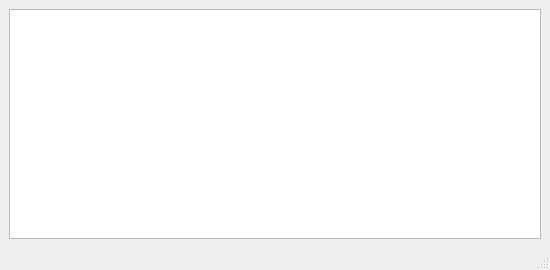
<?xml version="1.0" encoding="UTF-8"?>
<ui version="4.0">
 <class>InfoLog</class>
 <widget class="QMainWindow" name="InfoLog">
  <property name="geometry">
   <rect>
    <x>0</x>
    <y>0</y>
    <width>550</width>
    <height>270</height>
   </rect>
  </property>
  <property name="windowTitle">
   <string>STATUS INFORMATIONS</string>
  </property>
  <widget class="QWidget" name="centralwidget">
   <layout class="QHBoxLayout" name="horizontalLayout">
    <item>
     <widget class="QTextEdit" name="log">
      <property name="sizePolicy">
       <sizepolicy hsizetype="Expanding" vsizetype="Expanding">
        <horstretch>1</horstretch>
        <verstretch>0</verstretch>
       </sizepolicy>
      </property>
      <property name="acceptDrops">
       <bool>false</bool>
      </property>
      <property name="readOnly">
       <bool>true</bool>
      </property>
     </widget>
    </item>
   </layout>
  </widget>
  <widget class="QMenuBar" name="menubar">
   <property name="geometry">
    <rect>
     <x>0</x>
     <y>0</y>
     <width>550</width>
     <height>29</height>
    </rect>
   </property>
  </widget>
  <widget class="QStatusBar" name="statusbar"/>
 </widget>
 <resources/>
 <connections/>
</ui>
